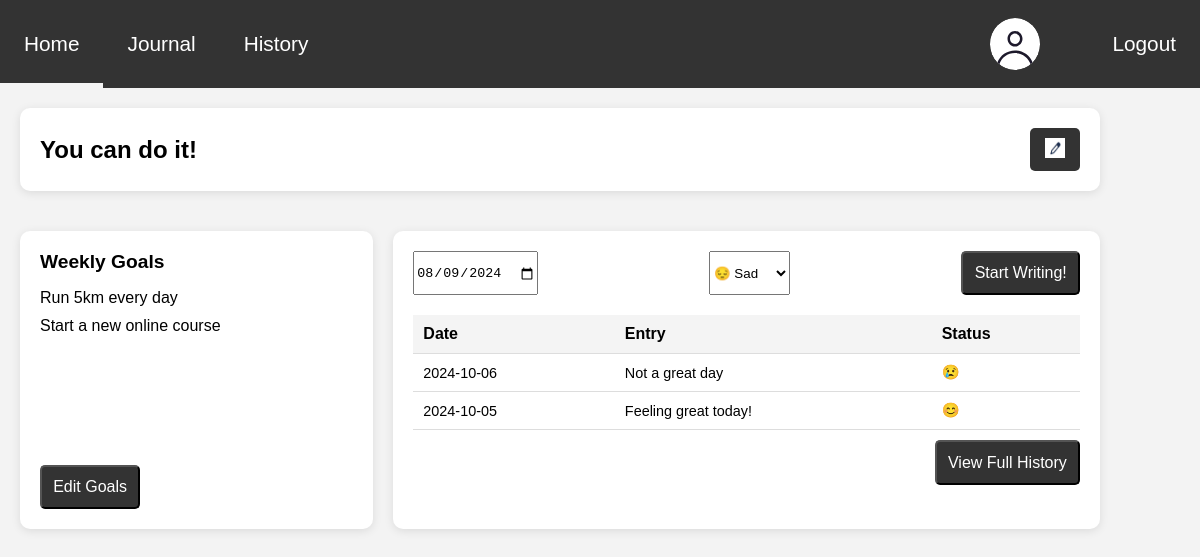
Screenshot of /patient/home/home.php (signed in) with the database file from the repository.
### tables this page shows
CREATE TABLE Affirmations(
    patient_id int PRIMARY KEY,
    affirmation VARCHAR(255) DEFAULT "You can do it!",
    FOREIGN KEY (patient_id) REFERENCES Users(id)
);

CREATE TABLE Goals (
    id INT NOT NULL AUTO_INCREMENT PRIMARY KEY,   
    user_id INT NOT NULL,                         
    goal_text TEXT NOT NULL,                      
    created_at TIMESTAMP DEFAULT CURRENT_TIMESTAMP,  
    updated_at TIMESTAMP DEFAULT CURRENT_TIMESTAMP ON UPDATE CURRENT_TIMESTAMP,  
    is_completed BOOLEAN DEFAULT FALSE,           
    FOREIGN KEY (user_id) REFERENCES Users(id)    
);

CREATE TABLE journal_entries (
    id INT AUTO_INCREMENT PRIMARY KEY,
    patient_id INT,
    journal_date DATE,
    hours_slept INT,
    mood VARCHAR(20),
    meals_eaten INT,
    exercise BOOLEAN,
    journal_entry TEXT,
    FOREIGN KEY (patient_id) REFERENCES users(id) ON DELETE CASCADE
);

### conf.php (called while the page is built, shortened)
<?php
$base_url = "/www/CaRe_Group36/";
$moods = [];
$moods["happy"] = "&#128522";
$moods["neutral"] = "&#128528";
$moods["sad"] = "&#128546";
$moods["angry"] = "&#128545";
$moods["excited"] = "&#128513";
$moods["tired"] = "&#128564";
$moods["anxious"] = "&#128552";
?>

### patient/home/home.php (the view, shortened to what this page needs)
<?php
include_once __DIR__ . "/../../conf.php"
?>
<!DOCTYPE html>
<html lang="en">
<head>
    <link rel="stylesheet" href="home.css">
    <link rel="stylesheet" href="../../../CaRe_Group36/style.css">
</head>
<body>
    <header>
        <?php include "../../common/navbar/navbar.php" ?>
    </header>
    <main>
        <div class="container">
            <section class="affirmation">
                <h2 id="affirmation"><?php
                                $sql= "SELECT * FROM Affirmations  where patient_id = ?;";
                                if ($stmt = mysqli_prepare($conn, $sql)) {
                                    mysqli_stmt_bind_param($stmt, 'i', $_SESSION['id']);
                                    mysqli_stmt_execute($stmt);
                                    if($result = mysqli_stmt_get_result($stmt)) {
                                        if(mysqli_num_rows($result)> 0) {
                                            $row=mysqli_fetch_assoc($result);
                                            echo $row['affirmation'];
                                        }
                                    }
                                }
                            ?></h2>
                <button class="careButton" id="editButton">
                    <img id="editImage" src="../images/edit.png" alt="Edit">
                </button>
            </section>
            <section class="weekly-goals">
                <h3>Weekly Goals</h3>
                <ul class="goal-list">
                <?php
                    $sql= "SELECT * FROM Goals  where user_id = ? and is_completed = 0;";
                    if ($stmt = mysqli_prepare($conn, $sql)) {
                        mysqli_stmt_bind_param($stmt, 'i', $_SESSION['id']);
                        mysqli_stmt_execute($stmt);
                        if($result = mysqli_stmt_get_result($stmt)) {
                            if(mysqli_num_rows($result)> 0) {
                                while($row=mysqli_fetch_assoc($result)) {
                                    echo "<li>" .$row["goal_text"]. "</li>";
                                }
                            }
                        }
                    }
                ?>
                </ul>
                <button class="careButton-editGoals" data-target="../goals/goals.php">Edit Goals</button>
            </section>
            <section class="journal">
                <div class="journal-header">
                    <input type="date" id="journal-date" name="journal-date" value="2024-08-09">
                    <select id="affirmation-options" name="affirmation-options">
                        <option value="sad">&#128532 Sad</option>
                    </select>
                    <button class="careButton-writing" data-target="../journal/journal.php">Start Writing!</button>
                </div>
                <div class="journal-list">
                    <table>
                        <thead>
                            <tr>
                                <th>Date</th>
                                <th>Entry</th>
                                <th>Status</th>
                            </tr>
                        </thead>
                        <tbody>
                            <?php
                                $sql= "SELECT * FROM journal_entries  where patient_id = ? ORDER BY journal_date DESC LIMIT 4;";
                                if ($stmt = mysqli_prepare($conn, $sql)) {
                                    mysqli_stmt_bind_param($stmt, 'i', $_SESSION['id']);
                                    mysqli_stmt_execute($stmt);
                                    if($result = mysqli_stmt_get_result($stmt)) {
                                        if(mysqli_num_rows($result)> 0) {
                                            while($row=mysqli_fetch_assoc($result)) {
                                                ?>
                                                <tr>
                                                    <td><?= $row['journal_date'] ?></td>
                                                    <td><?php
                                                    if (mb_strlen($row['journal_entry']) > 55) {
                                                        echo mb_substr($row['journal_entry'], 0, 55) . '...';
                                                    } else {
                                                        echo $row['journal_entry'];
                                                    }
                                                    ?></td>
                                                    <td><?= $moods[$row['mood']] ?></td>
                                                </tr>
                                                <?php
                                            }
                                        }
                                    }
                                }
                            ?>
                        </tbody>
                    </table>
                </div>
                <button class="careButton-patientHome" onclick="window.location.replace('../history/history.php')">View Full History</button>
            </section>
        </div>
    </main>
    <?php include "../../common/confirmation/confirmation.php"; ?>
    <?php include "../../common/notification/notification.php"; ?>
</body>
</html>

### common/navbar/navbar.php (shortened to what this page needs)
<?php
include_once __DIR__ . "/../../conf.php";
$sql= "SELECT * FROM Users where id = ?;";
if ($stmt = mysqli_prepare($conn, $sql)) {
    mysqli_stmt_bind_param($stmt, 'i', $_SESSION['id']);
    mysqli_stmt_execute($stmt);
    if($result = mysqli_stmt_get_result($stmt)) {
        $user=mysqli_fetch_assoc($result);
    }
}
?>
<link rel="stylesheet" type="text/css" href="<?= $base_url ?>/style.css">
<link rel="stylesheet" type="text/css" href="<?= $base_url ?>/common/navbar/navbar.css">
<nav class="MainNavbar">
    <?php
    switch ($_SESSION['user_type'])
    {
    case 1:
        ?>
            <a href="<?= $base_url ?>patient/home/home.php">
                <p>Home</p>
            </a>
            <a href="<?= $base_url ?>patient/journal/journal.php">
                <p>Journal</p>
            </a>
            <a href="<?= $base_url ?>patient/history/history.php">
                <p>History</p>
            </a>
        <?php
        break;
    ?>
        <?php
    }
    ?>
    <span class="profileContainer">
        <?php
        if ($user['profile_image']) {
            ?>
            <a  href="<?= $base_url ?>/profile/update-profile.php"><img src="<?= $base_url ?>/profile/user-profile-image.php" id="profileImage"  ></a>
            <?php
        } else {
            ?>
            <a  href="<?= $base_url ?>/profile/update-profile.php"><img src="<?= $base_url ?>assets/images/default_profile.svg" id="profileImage"></a>
            <?php
        }
        ?>
        <div id="logoutContainer">
            <button onclick="redirect('<?= $base_url."?logout=true" ?>')">Logout</button>
        </div>
    </span>
</nav>

### common/confirmation/confirmation.php (shortened to what this page needs)
<?php
    include_once __DIR__ . "/../../conf.php"
?>
<link rel="stylesheet" type="text/css" href="<?= $base_url ?>/common/confirmation/confirmation.css">

### common/notification/notification.php (shortened to what this page needs)
<?php
    include_once __DIR__ . "/../../conf.php"
?>
<link rel="stylesheet" type="text/css" href="<?= $base_url ?>/common/notification/notification.css">

### patient/home/home.css (style rules this page uses)
body { font-family: 'Helvetica', sans-serif; background-color: #F3F3F3; margin: 0; padding: 0; display: block; justify-content: center; align-items: center; height: 100vh; overflow-y: auto; }
.container { width: 90%; max-width: 1200px; display: grid; grid-template-columns: 1fr 2fr; grid-gap: 20px; padding: 20px; position:absolute; left:50%; margin-left:-600px; }
header { width: 100%; background-color: #333; color: white; padding:0; margin:0; text-align: center; }
.affirmation, .weekly-goals, .journal { background-color: white; border-radius: 10px; padding: 20px; box-shadow: 0 2px 10px rgba(0, 0, 0, 0.1); }
.affirmation { grid-column: span 2; display: flex; justify-content: space-between; align-items: center; margin-bottom: 20px; }
.affirmation h2 { margin: 0; font-size: 1.5em; }
.weekly-goals h3 { margin: 0 0 10px 0; font-size: 1.2em; }
.weekly-goals ul { list-style: none; padding: 0; }
.weekly-goals li { margin-bottom: 10px; }
.journal-header { display: flex; justify-content: space-between; margin-bottom: 20px; }
.journal-list table { width: 100%; border-collapse: collapse; }
.journal-list th, .journal-list td { padding: 10px; border-bottom: 1px solid #ddd; text-align: left; }
.journal-list td { font-size: 0.9em; }
.journal-list th { background-color: #f4f4f4; }
button.careButton { background-color: #333; color: white; padding: 10px 15px; border: none; border-radius: 5px; cursor: pointer; transition: background-color 0.3s; }
#editImage { width: 20px; height: 20px; }
.careButton-patientHome { background-color: #333333; width: fit-content; padding: 0.7rem; color: white; font-size: 1.0rem; border-radius: 5px; font-weight: 500; line-height: 18px; text-align: center; justify-content: center; float: right; margin-top: 10px; }
.careButton-editGoals { background-color: #333333; width: fit-content; padding: 0.7rem; color: white; font-size: 1.0rem; border-radius: 5px; font-weight: 500; line-height: 18px; text-align: center; justify-content: center; }
.careButton-writing { background-color: #333333; width: fit-content; padding: 0.7rem; color: white; font-size: 1.0rem; border-radius: 5px; font-weight: 500; line-height: 18px; text-align: center; justify-content: center; }
.goal-list { height: 10rem; overflow-y: scroll; }

### style.css (style rules this page uses)
body { padding:0; margin:0; background-color: #F3F3F3; font-family:'Helvetica', Times, serif; position: absolute; width: 100%; height: 100%; }
button { cursor: pointer; }
header { padding:0; margin:0; }
.careButton { background-color: #333; color: white; padding: 10px 15px; border: none; border-radius: 5px; cursor: pointer; transition: background-color 0.3s; }

### common/navbar/navbar.css (style rules this page uses)
.MainNavbar { width:100%; background-color: #333333; margin:0; height: 11vh; display: flex; }
.MainNavbar a { font-size: 1.3rem; height: 11vh; width: fit-content; padding: 0 2vw 0; text-decoration: none; color: white; justify-content: center; display: flex; flex-direction: column; }
.profileContainer { position: absolute; right: 0; display: flex }
#profileImage { height: 6.5vh; padding: 2vh 0; border-radius: 50%; }
#logoutContainer { background: #333333; display: flex; height: 11vh; padding-left:2vw; }
#logoutContainer button { text-align: center; border: none; padding:0.5rem; margin:0; background: none; font-size: 1.3rem; color:white; width: 100%; padding: 0 2vw; }

### rows the page displays
affirmations: affirmation "You can do it!"
goals: goal_text "Run 5km every day"
goals: goal_text "Start a new online course"
journal_entries: journal_date "2024-10-06", journal_entry "Not a great day", mood "😢"
journal_entries: journal_date "2024-10-05", journal_entry "Feeling great today!", mood "😊"
